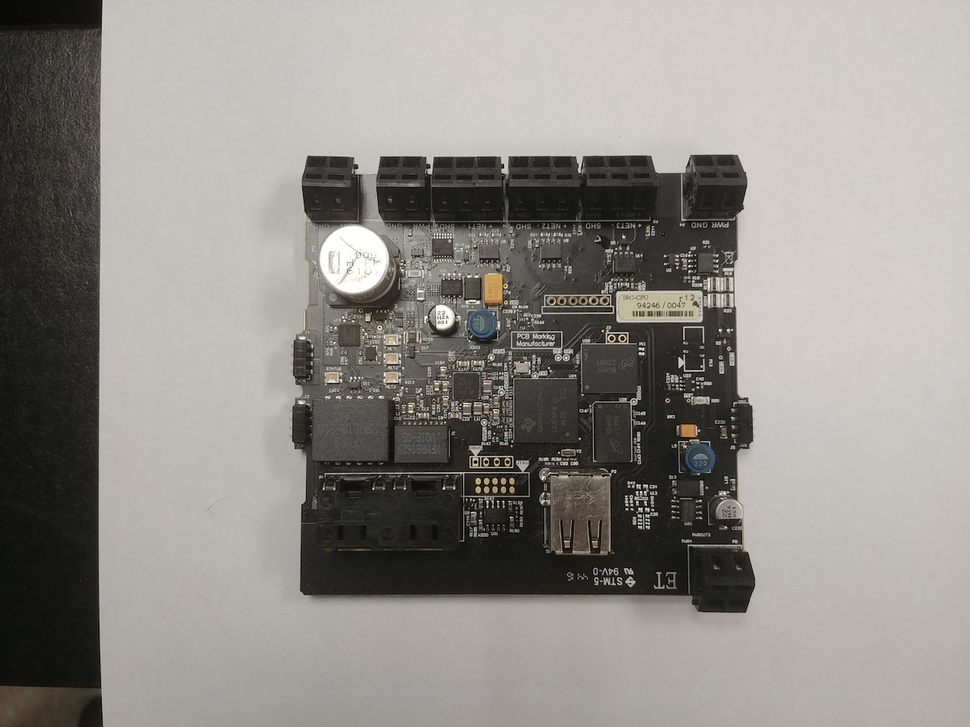
#> input picture opencv-cp1-Geometric Transformation/cpu_01.jpg, 970 x 727 px, shrunk from 1280 x 960 before the run
$ python image_rotation.py
#> lines starting #> are read from the running program, lines starting #| are printed output that depends on the picture
import cv2
import numpy as np


img = cv2.imread("cpu_01.jpg")
#> img is the input picture: shape (727, 970, 3); mean B, G, R 135.8, 140.5, 143.7
num_rows, num_cols = img.shape[:2]
#> num_rows = 727; num_cols = 970

rotation_matrix = cv2.getRotationMatrix2D((num_cols/2, num_rows/2), 30, 0.7)
translation_matrix = np.float32([[1, 0, int(0.5 * num_cols)], [0, 1, int(0.5 * num_rows)]])
#> translation_matrix = [[1, 0, 485], [0, 1, 363]]


img_translation = cv2.warpAffine(img, translation_matrix, (2 * num_cols, 2 * num_rows))
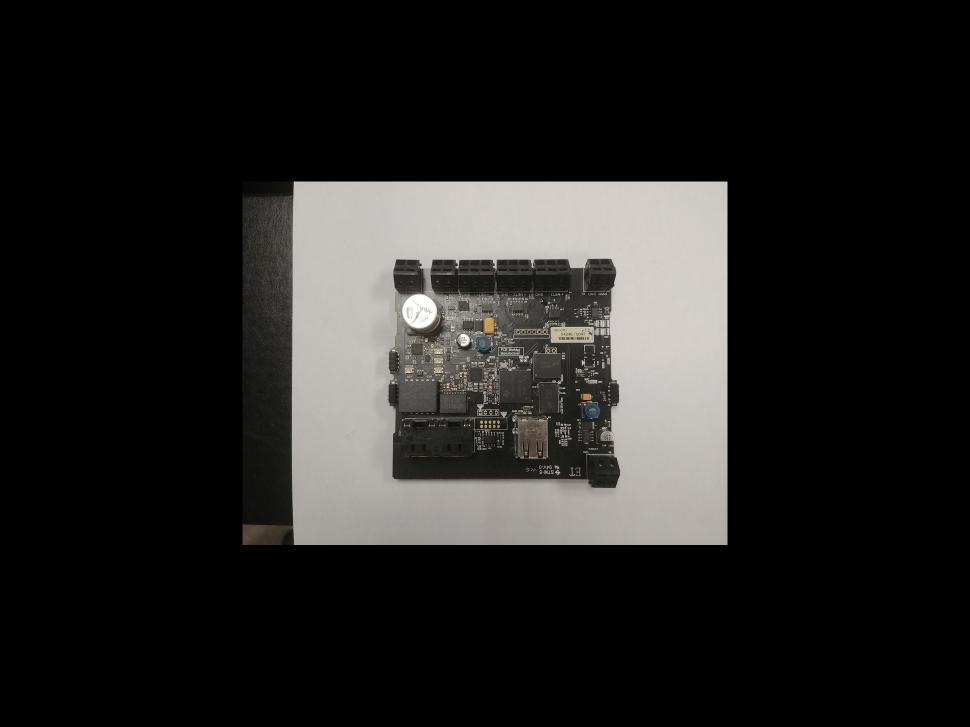
#> img_translation: shape (1454, 1940, 3) (shown at 1/2 size); mean B, G, R 33.9, 35.1, 35.9
img_rotation = cv2.warpAffine(img, rotation_matrix, (num_cols, num_rows))
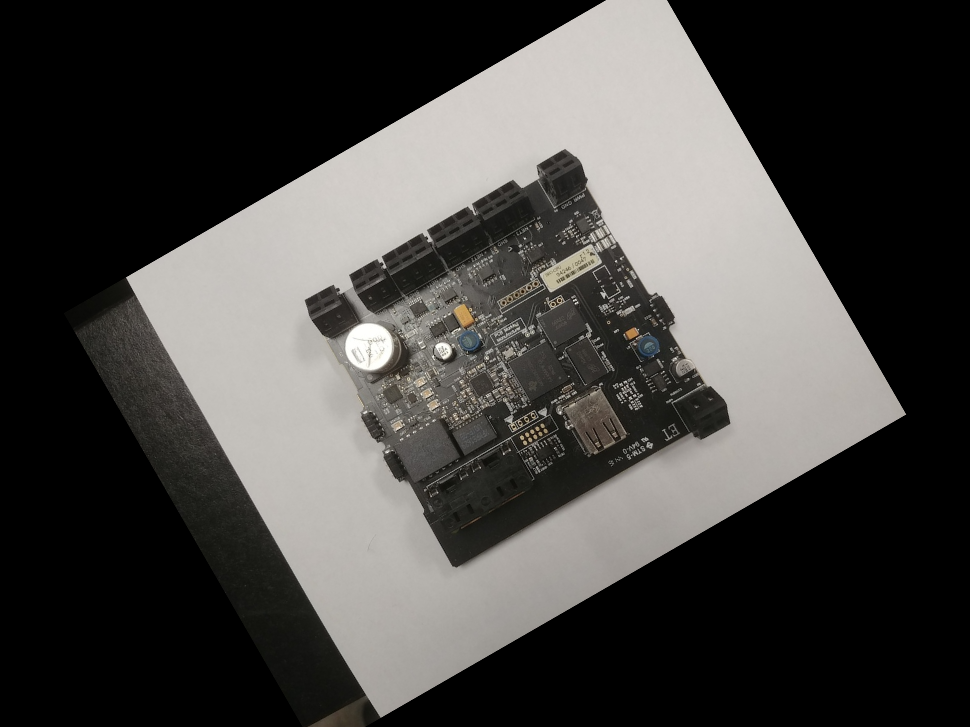
#> img_rotation: shape (727, 970, 3); mean B, G, R 66.3, 68.6, 70.1
cv2.imshow('Rotation', img_rotation)
cv2.waitKey()
